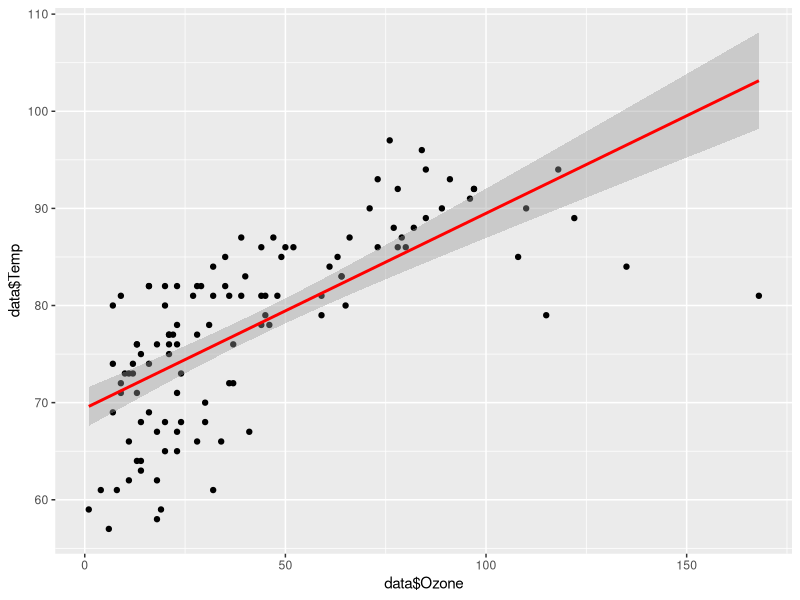

This figure's R source:
#install.packages("ggplot2")
#install.packages("dplyr")
#install.packages("tidyverse")
library(ggplot2) # To use the ggplot graphic functions
library(dplyr) # We call this library to use the 'select' function
library(tidyverse) # We call it to use the gapminder database

# This function shows all the correlations we can obtain with all the variables
# from the database (db)
all_correlations <- function(db) { 
  # This value's gonna increase
  n <- 1
  # This value says how many times we could obtain a correlation from the database
  combinatory <- length(db)*(length(db)-1)/2  # As a combinatory
  # We create the null matrix in terms of the number of db variables
  correlations <- matrix(nrow = combinatory, ncol=3)
  # We put 3 columns: 
  # first two - db variables
  # last - correlation obtained with these two db variables
  
  for(i in 1:length(db)){
    
    if(i<length(db)){
      
      for(j in (i+1):length(db)){
        #print(c(i,j))
        # We put the names of each column from the db two by two
        # in the 'correlations' matrix
        # then the Pearson Correlation value we can obtain with these colums
        correlations[n,] <- c(names(db[i]), names(db[j]),
        cor(db[i], db[j], use="na.or.complete", method=c("pearson", "kendall", "spearman")))
        n<-n+1
      }
      
    }
    
  }
  
  return(correlations)
  #correlations[order(correlations[,3], decreasing = TRUE), ]
}

#Llamamos a la base de datos airquality
#attach(airquality)
airquality #1era opcion
View(airquality) #2da opcion

correlations = all_correlations(airquality)
# To see all the correlations we can do with the variables of 'airquality'
# this lines orders it from minor to major
correlations[order(correlations[,3]),]
# We're gonna use the highest correlation
# in this case it's conformed by the Ozone and Temp variables

# Pearson Correlation
cor.test(airquality$Temp, airquality$Ozone)

# Data Cleaning
# We're gonna use the dplyr function select
# and put the columns we will use as arguments
data = select(airquality,Ozone,Temp)
# Now we clean the NA from the rows
data = na.omit(data)
View(data)
# We create the linear regression model with these variables
#lm(y-x)
model = lm(data$Temp~data$Ozone)
summary(model)
# beta1 and beta0 coefficients
model$coefficients
# Graphic of the model
#aes(x,y)
graf = ggplot(data, aes(data$Ozone,data$Temp))
graf = graf + geom_point() + geom_smooth(method = "lm", col = "red")
graf
